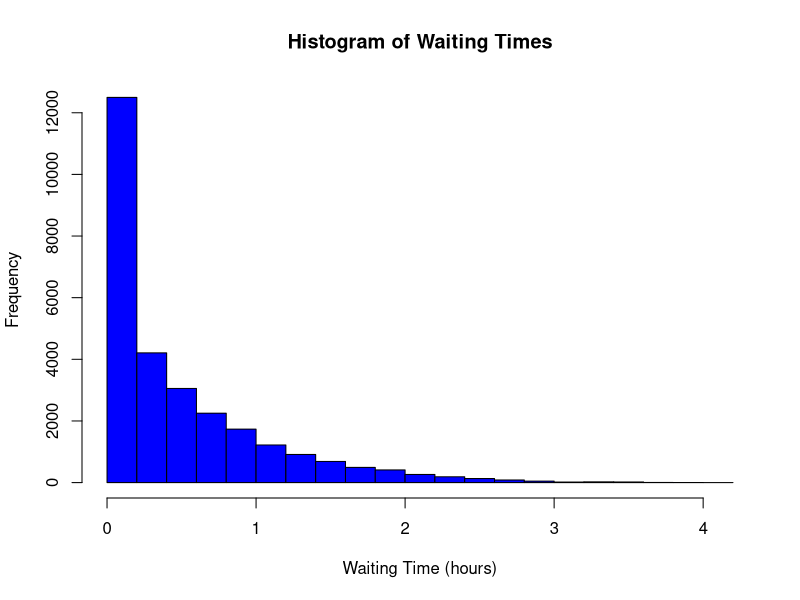
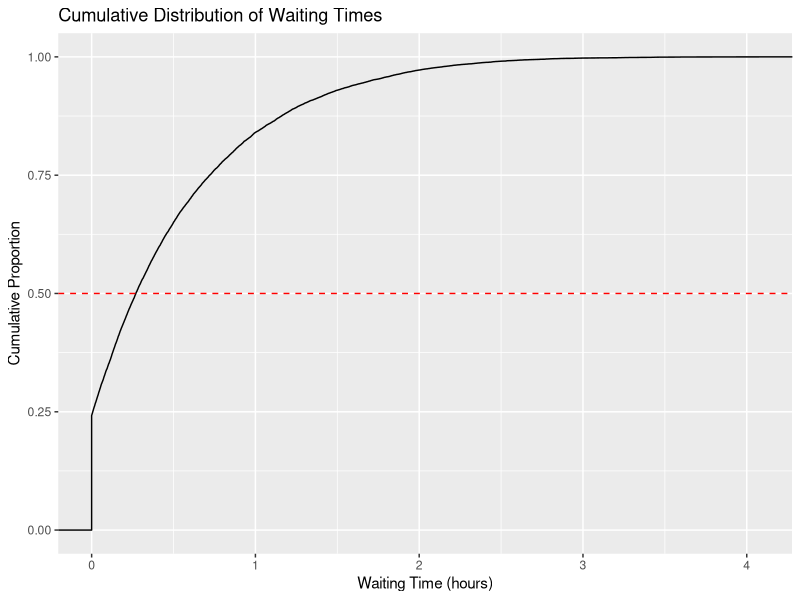
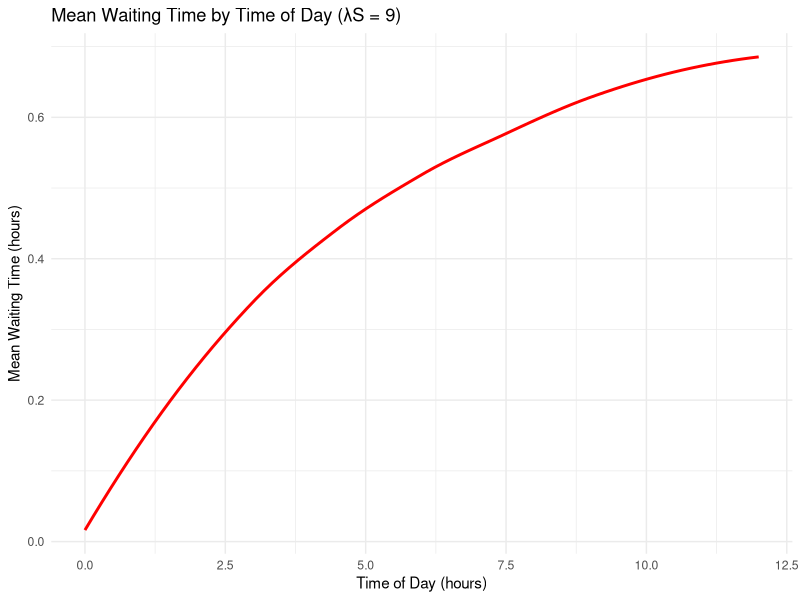
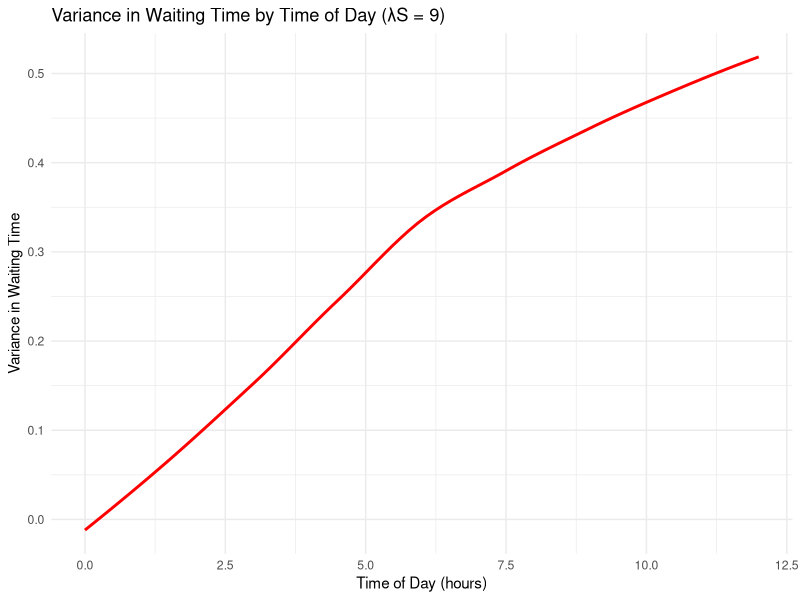
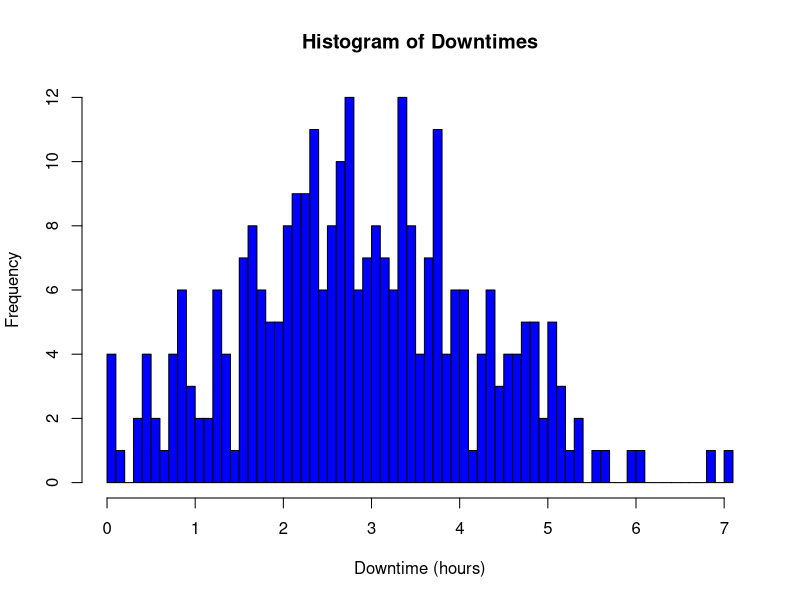
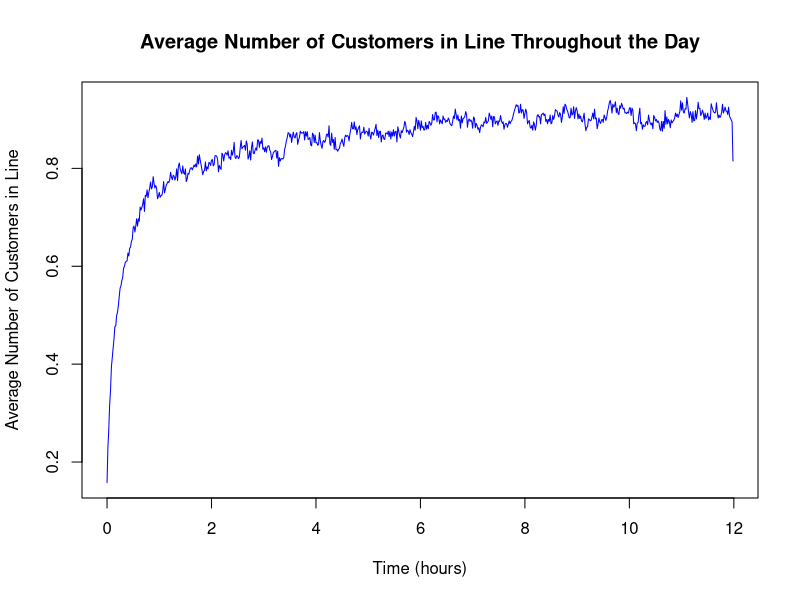
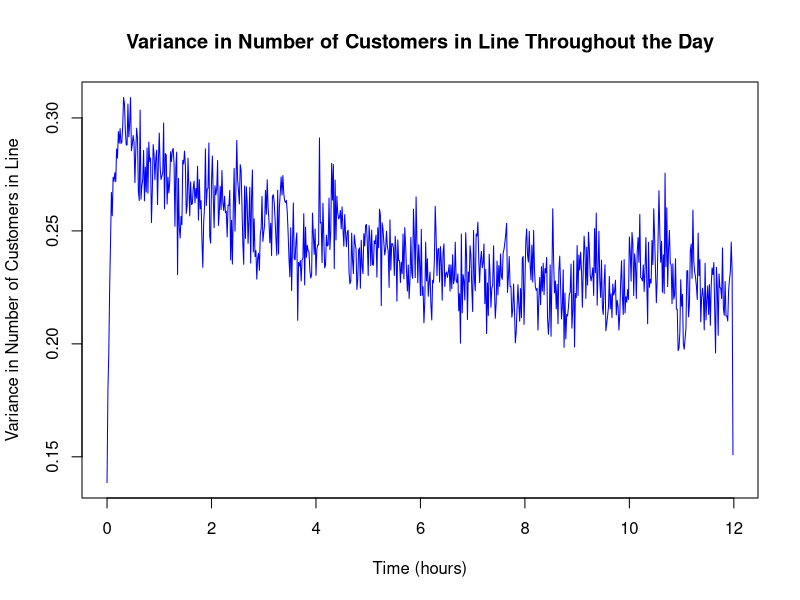
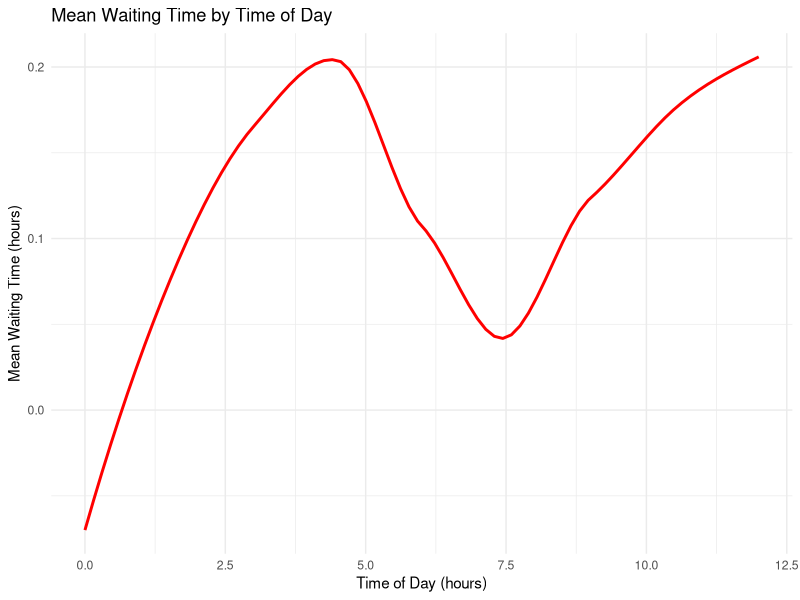

Source code (R) for these figures, in order:
## ---- chunk 1

lambda_A <- 5  # rate of arrival, 5 customers per hour
lambda_S <- 6  # rate of service, mean service time = 1/6 hours
operating_hours <- 12  # total operating time in hours

simulate_day <- function(seed) {
  set.seed(seed)  # for reproducibility

  # Generate inter-arrival times
  inter_arrival_times <- rexp(n = 1000, rate = lambda_A)  # generate more than needed
  arrival_times <- cumsum(inter_arrival_times)
  arrival_times <- arrival_times[arrival_times <= operating_hours]  # only within operating hours
  service_times <- rexp(length(arrival_times), rate = lambda_S)
  waiting_times <- rep(0, length(arrival_times))

  # Calculate waiting times
  for (i in 2:length(arrival_times)) {
    previous_customer_leaves <- arrival_times[i-1] + waiting_times[i-1] + service_times[i-1]
    if (previous_customer_leaves > arrival_times[i]) {
      waiting_times[i] <- previous_customer_leaves - arrival_times[i]
    }
  }

  start_service_times <- arrival_times + waiting_times
  finish_service_times <- start_service_times + service_times

  # Exclude customers whose service would start after 12 hours
  valid_indices <- start_service_times <= operating_hours

  data.frame(
    Customer = 1:sum(valid_indices),
    ArrivalTime = arrival_times[valid_indices],
    ServiceTime = service_times[valid_indices],
    WaitingTime = waiting_times[valid_indices],
    StartServiceTime = start_service_times[valid_indices],
    FinishServiceTime = start_service_times[valid_indices] + service_times[valid_indices]
  )
}

collect_multiple_days_data <- function(num_days) {
  all_days_results <- lapply(1:num_days, simulate_day)
  
  # Combine all days data into one data frame
  combined_results <- do.call(rbind, all_days_results)
  combined_results$Day <- rep(1:num_days, sapply(all_days_results, nrow))
  
  combined_results
}

## ---- chunk 2

to_hours_minutes <- function(time_in_hours) {
  hours <- floor(time_in_hours)
  minutes <- round((time_in_hours - hours) * 60)
  return(sprintf("%02d:%02d", hours, minutes))
}

results <- collect_multiple_days_data(500)

formatted_results <- results
formatted_results$ArrivalTime <- sapply(formatted_results$ArrivalTime, to_hours_minutes)
formatted_results$ServiceTime <- sapply(formatted_results$ServiceTime, to_hours_minutes)
formatted_results$WaitingTime <- sapply(formatted_results$WaitingTime, to_hours_minutes)
formatted_results$StartServiceTime <- sapply(formatted_results$StartServiceTime, to_hours_minutes)
formatted_results$FinishServiceTime <- sapply(formatted_results$FinishServiceTime, to_hours_minutes)

# Now the formatted_results dataframe is ready for display or reporting
print(formatted_results)
## ---- chunk 3
library(dplyr)

# Assuming 'results' is your data frame from the simulation
summary_stats <- results |>
  summarise(
    MinWaitingTime = min(WaitingTime),
    MaxWaitingTime = max(WaitingTime),
    MeanWaitingTime = mean(WaitingTime),
    VarianceWaitingTime = var(WaitingTime)
  )

print(summary_stats)

#convert to hours: minutes?

## ---- chunk 4
# Assuming results$WaitingTimeNumeric contains the numeric waiting times
hist(results$WaitingTime, breaks = 20, col = "blue", main = "Histogram of Waiting Times", xlab = "Waiting Time (hours)", ylab = "Frequency")

## ---- chunk 5
# Setting up increments (0, 10, 20, ..., 60 minutes)
increments_minutes <- seq(0, 60, by = 10)
increments_hours <- increments_minutes / 60  # Convert minutes to hours for comparison

# Initialize a vector to store the results
proportions <- numeric(length(increments_hours))
names(proportions) <- paste(increments_minutes, "minutes")

# Calculate proportions
total_people <- length(results$WaitingTime)
for (i in seq_along(increments_hours)) {
    people_waiting_less_than_equal_to_current_increment <- sum(results$WaitingTime <= increments_hours[i])
    proportions[i] <- (people_waiting_less_than_equal_to_current_increment / total_people) * 100  # Convert to percentage
}

# Print the results
proportions
## ---- chunk 6

# Using ggplot2 to plot the CDF
library(ggplot2)

ggplot(data = results, aes(x = WaitingTime)) +
  stat_ecdf(geom = "step") +
  labs(title = "Cumulative Distribution of Waiting Times",
       x = "Waiting Time (hours)",
       y = "Cumulative Proportion") +
  geom_hline(yintercept = 0.50, linetype="dashed", color = "red")  # Example line at 50%


## ---- chunk 7
# Assuming results$WaitingTime contains your waiting times

# Filter out waiting times that are zero
positive_waiting_times <- results$WaitingTime[results$WaitingTime > 0]

# Calculate the mean of these positive waiting times
mean_positive_waiting_time <- mean(positive_waiting_times)
var_pos_wt <- var(positive_waiting_times)

# Print the mean waiting time among people that wait
print(paste("Mean waiting time among people that wait:", mean_positive_waiting_time, "hours"))
print(paste("Var waiting time among people that wait:", var_pos_wt, "hours"))

## ---- chunk 8

# Assuming results$StartServiceTime is in decimal hours
# Calculate the HourOfDay rounded to the nearest tenth of an hour
results$TenthHourOfDay <- round(results$StartServiceTime * 10) / 10

# Group by TenthHourOfDay and calculate mean waiting time
average_waiting_times_by_tenth_hour <- results %>%
  group_by(TenthHourOfDay) %>%
  summarise(MeanWaitingTime = mean(WaitingTime, na.rm = TRUE))  # Ensure NA values are ignored

# Plotting the mean waiting times throughout the day
ggplot(average_waiting_times_by_tenth_hour, aes(x = TenthHourOfDay, y = MeanWaitingTime)) +
  geom_smooth(method = "loess", color = "red", se = FALSE) +  # Add a smooth line (LOESS)
  labs(title = "Mean Waiting Time by Time of Day (λS = 9)",
       x = "Time of Day (hours)",
       y = "Mean Waiting Time (hours)") +
  theme_minimal()

## ---- chunk 9

variance_waiting_times_by_tenth_hour <- results %>%
  group_by(TenthHourOfDay) %>%
  summarise(VarianceWaitingTime = var(WaitingTime, na.rm = TRUE))  # Ensure NA values are ignored

ggplot(variance_waiting_times_by_tenth_hour, aes(x = TenthHourOfDay, y = VarianceWaitingTime)) +
  geom_smooth(method = "loess", color = "red", se = FALSE) +  # Add a smooth line (LOESS)
  labs(title = "Variance in Waiting Time by Time of Day (λS = 9)",
       x = "Time of Day (hours)",
       y = "Variance in Waiting Time") +
  theme_minimal()

## ---- chunk 10

num_days <- 1000  # Number of days to simulate

# Function to calculate downtime for a single day
calculate_downtime <- function(day_results) {
  # Initialize vector to store waiting counts for each minute of the day
  waiting_count <- rep(0, operating_hours * 60)  

  for (i in 1:nrow(day_results)) {
    # Convert service times to minutes
    start_minute <- as.numeric(day_results$StartServiceTime[i] * 60)
    end_minute <- as.numeric(day_results$FinishServiceTime[i] * 60)
    
    # Increment waiting count for each minute between start and finish service times
    if (!is.na(start_minute) && !is.na(end_minute)) {
      waiting_count[start_minute:end_minute] <- waiting_count[start_minute:end_minute] + 1
    }
  }

  # Calculate downtime (nobody in the restaurant)
  downtime <- sum(waiting_count == 0) / 60  # Convert minutes to hours
  
  return(downtime)
}


# Simulate multiple days and calculate downtime for each day
downtimes <- numeric(num_days)
for (day in 1:num_days) {
  day_results <- simulate_day(day)
  downtimes[day] <- calculate_downtime(day_results)
}

# Calculate mean and variance of downtimes
mean_downtime <- mean(downtimes, na.rm = TRUE)
variance_downtime <- var(downtimes, na.rm = TRUE)

# Print mean and variance
print(paste("Mean Downtime:", mean_downtime, "hours"))
print(paste("Variance in Downtime:", variance_downtime))
## ---- chunk 11
hist(downtimes, breaks = 100, col = "blue", main = "Histogram of Downtimes", xlab = "Downtime (hours)", ylab = "Frequency")
## ---- chunk 12

# Initialize a vector to store the total number of customers in line for each minute of the day
total_customers_in_line <- rep(0, operating_hours * 60)

# Simulate multiple days and calculate the total number of customers in line for each minute
for (day in 1:num_days) {
  day_results <- simulate_day(day)
  
  # Convert start and finish service times to minutes
  start_minutes <- as.integer(day_results$StartServiceTime * 60)
  end_minutes <- as.integer(day_results$FinishServiceTime * 60)
  
  # Increment the number of customers in line for each minute between start and finish service times
  for (i in seq_along(start_minutes)) {
    total_customers_in_line[start_minutes[i]:end_minutes[i]] <- total_customers_in_line[start_minutes[i]:end_minutes[i]] + 1
  }
}

# Calculate the average number of customers in line for each minute of the day across all days
average_customers_in_line <- total_customers_in_line / num_days

# Create a sequence of time points corresponding to each minute of the day
time_points <- seq(0, operating_hours * 60 - 1)

average_customers_in_line <- head(average_customers_in_line, length(time_points))


# Plot the average number of customers in line throughout times of the day
plot(time_points / 60, average_customers_in_line, type = "l", col = "blue",
     xlab = "Time (hours)", ylab = "Average Number of Customers in Line",
     main = "Average Number of Customers in Line Throughout the Day")


## ---- chunk 13

num_customers_in_line <- matrix(0, nrow = num_days, ncol = operating_hours * 60)

# Simulate multiple days and calculate the number of customers in line for each minute
for (day in 1:num_days) {
  day_results <- simulate_day(day)
  
  # Convert start and finish service times to minutes
  start_minutes <- as.integer(day_results$StartServiceTime * 60)
  end_minutes <- as.integer(day_results$FinishServiceTime * 60)
  
  # Ensure start_minutes and end_minutes are within the bounds of the matrix
  start_minutes <- pmax(start_minutes, 1)
  end_minutes <- pmin(end_minutes, operating_hours * 60)
  
  # Increment the number of customers in line for each minute between start and finish service times
  for (i in seq_along(start_minutes)) {
    num_customers_in_line[day, start_minutes[i]:end_minutes[i]] <- 
      num_customers_in_line[day, start_minutes[i]:end_minutes[i]] + 1
  }
}

# Calculate the variance in the number of customers in line for each minute of the day
variance_customers_in_line <- apply(num_customers_in_line, 2, var)

# Create a sequence of time points corresponding to each minute of the day
time_points <- seq(0, operating_hours * 60 - 1)

# Plot the variance in the number of customers in line throughout times of the day
plot(time_points / 60, variance_customers_in_line, type = "l", col = "blue",
     xlab = "Time (hours)", ylab = "Variance in Number of Customers in Line",
     main = "Variance in Number of Customers in Line Throughout the Day")
## ---- chunk 14
lambda_morning_afternoon_night <- 2  # Before lunch and after lunch to before dinner
lambda_peak <- 7 # During lunch (12-3) and dinner (6-9)
lambda_S <- 9  # rate of service, mean service time = 1/9 hours
operating_hours <- 12  # total operating time in hours

# Define time breaks in hours from 10 AM (0 hours from start)
time_breaks <- c(0, 2, 4, 8, 10, 12)  # 10 AM to 12 PM, 12 PM to 2 PM, 3 PM to 6 PM, 6 PM to 8 PM, 8 PM to 10 PM
rates <- c(lambda_morning_afternoon_night, lambda_peak, lambda_morning_afternoon_night, lambda_peak, lambda_morning_afternoon_night)

# Function to generate arrivals for a single interval
generate_arrivals <- function(start_time, end_time, rate) {
  inter_arrival_times <- rexp(1000, rate)  # Generate more than needed
  arrivals <- cumsum(inter_arrival_times) + start_time  # Shift by start time
  arrivals[arrivals <= end_time]  # Filter arrivals within the time interval
}

# Function to simulate a day
simulate_day <- function(seed) {
  set.seed(seed)  # for reproducibility
  
  # Generate arrivals for each interval
  all_arrivals <- numeric(0)  # Initialize an empty vector
  for (i in 1:(length(time_breaks)-1)) {
    all_arrivals <- c(all_arrivals, generate_arrivals(time_breaks[i], time_breaks[i+1], rates[i]))
  }
  
  # Generate service times
  service_times <- rexp(length(all_arrivals), rate = lambda_S)
  
  # Initialize waiting times vector
  waiting_times <- rep(0, length(all_arrivals))
  
  # Calculate waiting times based on previous customer's finish time
  for (i in 2:length(all_arrivals)) {
    previous_customer_finish <- all_arrivals[i-1] + waiting_times[i-1] + service_times[i-1]
    if (previous_customer_finish > all_arrivals[i]) {
      waiting_times[i] <- previous_customer_finish - all_arrivals[i]
    }
  }
  
  # Calculate start and finish service times
  start_service_times <- all_arrivals + waiting_times
  finish_service_times <- start_service_times + service_times
  
  # Exclude customers whose service would start after operating hours
  valid_indices <- start_service_times <= operating_hours
  
  # Create data frame for the day's results
  day_results <- data.frame(
    Customer = 1:sum(valid_indices),
    ArrivalTime = all_arrivals[valid_indices],
    ServiceTime = service_times[valid_indices],
    WaitingTime = waiting_times[valid_indices],
    StartServiceTime = start_service_times[valid_indices],
    FinishServiceTime = finish_service_times[valid_indices]
  )
  
  return(day_results)
}

# Function to collect data over multiple days
collect_multiple_days_data <- function(num_days) {
  all_days_results <- lapply(1:num_days, simulate_day)
  
  # Combine all days data into one data frame
  combined_results <- do.call(rbind, all_days_results)
  combined_results$Day <- rep(1:num_days, sapply(all_days_results, nrow))
  
  return(combined_results)
}

## ---- chunk 15

to_hours_minutes <- function(time_in_hours) {
  hours <- floor(time_in_hours)
  minutes <- round((time_in_hours - hours) * 60)
  return(sprintf("%02d:%02d", hours, minutes))
}

results <- collect_multiple_days_data(500)

formatted_results <- results
formatted_results$ArrivalTime <- sapply(formatted_results$ArrivalTime, to_hours_minutes)
formatted_results$ServiceTime <- sapply(formatted_results$ServiceTime, to_hours_minutes)
formatted_results$WaitingTime <- sapply(formatted_results$WaitingTime, to_hours_minutes)
formatted_results$StartServiceTime <- sapply(formatted_results$StartServiceTime, to_hours_minutes)
formatted_results$FinishServiceTime <- sapply(formatted_results$FinishServiceTime, to_hours_minutes)

# Now the formatted_results dataframe is ready for display or reporting
print(formatted_results)
## ---- chunk 16

results$TenthHourOfDay <- round(results$StartServiceTime * 10) / 10

# Group by TenthHourOfDay and calculate mean waiting time
average_waiting_times_by_tenth_hour <- results %>%
  group_by(TenthHourOfDay) %>%
  summarise(MeanWaitingTime = mean(WaitingTime, na.rm = TRUE))  # Ensure NA values are ignored

# Plotting the mean waiting times throughout the day
ggplot(average_waiting_times_by_tenth_hour, aes(x = TenthHourOfDay, y = MeanWaitingTime)) +
  geom_smooth(method = "loess", color = "red", se = FALSE) +  # Add a smooth line (LOESS)
  labs(title = "Mean Waiting Time by Time of Day",
       x = "Time of Day (hours)",
       y = "Mean Waiting Time (hours)") +
  theme_minimal()
## ---- chunk 17
variance_waiting_times_by_tenth_hour <- results %>%
  group_by(TenthHourOfDay) %>%
  summarise(VarianceWaitingTime = var(WaitingTime, na.rm = TRUE))  # Ensure NA values are ignored

ggplot(variance_waiting_times_by_tenth_hour, aes(x = TenthHourOfDay, y = VarianceWaitingTime)) +
  geom_smooth(method = "loess", color = "red", se = FALSE) +  # Add a smooth line (LOESS)
  labs(title = "Variance in Waiting Time by Time of Day",
       x = "Time of Day (hours)",
       y = "Variance in Waiting Time") +
  theme_minimal()
## ---- chunk 18
# Initialize a vector to store the total number of customers in line for each minute of the day
total_customers_in_line <- rep(0, operating_hours * 60)

# Simulate multiple days and calculate the total number of customers in line for each minute
for (day in 1:num_days) {
  day_results <- simulate_day(day)
  
  # Convert start and finish service times to minutes
  start_minutes <- as.integer(day_results$StartServiceTime * 60)
  end_minutes <- as.integer(day_results$FinishServiceTime * 60)
  
  # Increment the number of customers in line for each minute between start and finish service times
  for (i in seq_along(start_minutes)) {
    total_customers_in_line[start_minutes[i]:end_minutes[i]] <- total_customers_in_line[start_minutes[i]:end_minutes[i]] + 1
  }
}

# Calculate the average number of customers in line for each minute of the day across all days
average_customers_in_line <- total_customers_in_line / num_days

# Create a sequence of time points corresponding to each minute of the day
time_points <- seq(0, operating_hours * 60 - 1)

average_customers_in_line <- head(average_customers_in_line, length(time_points))


# Plot the average number of customers in line throughout times of the day
plot(time_points / 60, average_customers_in_line, type = "l", col = "blue",
     xlab = "Time (hours)", ylab = "Average Number of Customers in Line",
     main = "Average Number of Customers in Line Throughout the Day")

## ---- chunk 19

# Initialize a matrix to store the number of customers in line for each minute of each day
num_customers_in_line <- matrix(0, nrow = num_days, ncol = operating_hours * 60)

# Simulate multiple days and calculate the number of customers in line for each minute
for (day in 1:num_days) {
  day_results <- simulate_day(day)
  
  # Convert start and finish service times to minutes
  start_minutes <- as.integer(day_results$StartServiceTime * 60)
  end_minutes <- as.integer(day_results$FinishServiceTime * 60)
  
  # Ensure start_minutes and end_minutes are within the bounds of the matrix
  start_minutes <- pmax(start_minutes, 1)
  end_minutes <- pmin(end_minutes, operating_hours * 60)
  
  # Increment the number of customers in line for each minute between start and finish service times
  for (i in seq_along(start_minutes)) {
    num_customers_in_line[day, start_minutes[i]:end_minutes[i]] <- 
      num_customers_in_line[day, start_minutes[i]:end_minutes[i]] + 1
  }
}

# Calculate the variance in the number of customers in line for each minute of the day
variance_customers_in_line <- apply(num_customers_in_line, 2, var)

# Create a sequence of time points corresponding to each minute of the day
time_points <- seq(0, operating_hours * 60 - 1)

# Plot the variance in the number of customers in line throughout times of the day
plot(time_points / 60, variance_customers_in_line, type = "l", col = "blue",
     xlab = "Time (hours)", ylab = "Variance in Number of Customers in Line",
     main = "Variance in Number of Customers in Line Throughout the Day")

## ---- chunk 20
L <- 1  # Number of chefs
lambda_S <- 3 * L  # Service rate, 3 times the number of chefs
lambda_A <- 10  # Average arrival rate
operating_hours <- 12  # From 10 AM to 10 PM
num_tables <- 5  # Number of available tables
meal_price <- 50  # Price per meal
chef_wage_per_hour <- 40  # Chef wage per hour
## ---- chunk 21

simulate_day <- function(seed) {
  set.seed(seed)  # for reproducibility

  # Generate inter-arrival times
  inter_arrival_times <- rexp(n = 1000, rate = lambda_A)  # generate more than needed
  arrival_times <- cumsum(inter_arrival_times)
  arrival_times <- arrival_times[arrival_times <= operating_hours]  # only within operating hours
  service_times <- rexp(length(arrival_times), rate = lambda_S)
  
  waiting_times <- rep(0, length(arrival_times))

  # Calculate waiting times
  for (i in 1:length(arrival_times)) {
  if (i > num_tables) {  # Only calculate waiting times if there are more customers than tables
    # Find finish times for the last `num_tables` customers before the ith customer
    previous_finishes <- arrival_times[(i-num_tables):(i-1)] + waiting_times[(i-num_tables):(i-1)] + service_times[(i-num_tables):(i-1)]

    # Calculate waiting time if necessary
    if (min(previous_finishes) > arrival_times[i]) {
      waiting_times[i] <- min(previous_finishes) - arrival_times[i]
    }
  }
}

  start_service_times <- arrival_times + waiting_times
  finish_service_times <- start_service_times + service_times

  # Exclude customers whose service would start after 12 hours
  valid_indices <- start_service_times <= operating_hours

  data.frame(
    Customer = 1:sum(valid_indices),
    ArrivalTime = arrival_times[valid_indices],
    ServiceTime = service_times[valid_indices],
    WaitingTime = waiting_times[valid_indices],
    StartServiceTime = start_service_times[valid_indices],
    FinishServiceTime = finish_service_times[valid_indices]
  )
}

collect_multiple_days_data <- function(num_days) {
  all_days_results <- lapply(1:num_days, simulate_day)
  
  # Combine all days data into one data frame
  combined_results <- do.call(rbind, all_days_results)
  combined_results$Day <- rep(1:num_days, sapply(all_days_results, nrow))
  
  return(combined_results)
}
## ---- chunk 22
to_hours_minutes <- function(time_in_hours) {
  hours <- floor(time_in_hours)
  minutes <- round((time_in_hours - hours) * 60)
  return(sprintf("%02d:%02d", hours, minutes))
}

results <- collect_multiple_days_data(500)

formatted_results <- results
formatted_results$ArrivalTime <- sapply(formatted_results$ArrivalTime, to_hours_minutes)
formatted_results$ServiceTime <- sapply(formatted_results$ServiceTime, to_hours_minutes)
formatted_results$WaitingTime <- sapply(formatted_results$WaitingTime, to_hours_minutes)
formatted_results$StartServiceTime <- sapply(formatted_results$StartServiceTime, to_hours_minutes)
formatted_results$FinishServiceTime <- sapply(formatted_results$FinishServiceTime, to_hours_minutes)

# Now the formatted_results dataframe is ready for display or reporting
print(formatted_results)
## ---- chunk 23

# Assuming 'results' is your data frame from the simulation
summary_stats <- results %>%
  summarise(
    MinWaitingTime = min(WaitingTime),
    MaxWaitingTime = max(WaitingTime),
    MeanWaitingTime = mean(WaitingTime),
    VarianceWaitingTime = var(WaitingTime)
  )

print(summary_stats)
## ---- chunk 24

hist(results$WaitingTime, breaks = 20, col = "blue", main = "Histogram of Waiting Times", xlab = "Waiting Time (hours)", ylab = "Frequency")
## ---- chunk 25

# Setting up increments (0, 10, 20, ..., 60 minutes)
increments_minutes <- seq(0, 60, by = 10)
increments_hours <- increments_minutes / 60  # Convert minutes to hours for comparison

# Initialize a vector to store the results
proportions <- numeric(length(increments_hours))
names(proportions) <- paste(increments_minutes, "minutes")

# Calculate proportions
total_people <- length(results$WaitingTime)
for (i in seq_along(increments_hours)) {
    people_waiting_less_than_equal_to_current_increment <- sum(results$WaitingTime <= increments_hours[i])
    proportions[i] <- (people_waiting_less_than_equal_to_current_increment / total_people) * 100  # Convert to percentage
}

# Print the results
proportions
## ---- chunk 26

# Assuming results$WaitingTime contains your waiting times

# Filter out waiting times that are zero
positive_waiting_times <- results$WaitingTime[results$WaitingTime > 0]

# Calculate the mean of these positive waiting times
mean_positive_waiting_time <- mean(positive_waiting_times)

# Print the mean waiting time among people that wait
print(paste("Mean waiting time among people that wait:", mean_positive_waiting_time, "hours"))

## ---- chunk 27

num_days <- 1000  # Number of days to simulate

# Function to calculate downtime for a single day
calculate_downtime <- function(day_results) {
  # Initialize vector to store the number of tables occupied at each minute of the day
  tables_occupied <- rep(0, (operating_hours) * 60)

  for (i in 1:nrow(day_results)) {
    # Convert service start and end times to minute indexes
    start_minute <- as.numeric(day_results$StartServiceTime[i] * 60)
    end_minute <- as.numeric(day_results$FinishServiceTime[i] * 60)

    # Increment the count of tables occupied for each minute during the service time
    
    if (start_minute > 0 && end_minute <= length(tables_occupied)) {
      tables_occupied[start_minute:end_minute] <- tables_occupied[start_minute:end_minute] + 1
    }
  }
    

  # Calculate downtime as periods when no tables are occupied (0 tables occupied)
  downtime <- sum(tables_occupied == 0) / 60  # Convert minutes to hours

  return(downtime)
}

# Simulate multiple days and calculate downtime for each day
downtimes <- numeric(num_days)
for (day in 1:num_days) {
  day_results <- simulate_day(day)
  downtimes[day] <- calculate_downtime(day_results)
}

# Calculate mean and variance of downtimes
mean_downtime <- mean(downtimes, na.rm = TRUE)
variance_downtime <- var(downtimes, na.rm = TRUE)

# Print mean and variance
print(paste("Mean Downtime:", mean_downtime, "hours"))
print(paste("Variance in Downtime:", variance_downtime))
## ---- chunk 28

hist(downtimes, breaks = 20, col = "blue", main = "Histogram of Downtimes", xlab = "Downtime (hours)", ylab = "Frequency")
## ---- chunk 29
# Initialize a vector to store the total number of customers being served at each minute of the day
total_customers_being_served <- rep(0, operating_hours * 60)

# Simulate multiple days and calculate the total number of customers being served each minute
for (day in 1:num_days) {
  day_results <- simulate_day(day)
  
  # Convert start and finish service times to minutes
  start_minutes <- as.integer(day_results$StartServiceTime * 60)
  end_minutes <- as.integer(day_results$FinishServiceTime * 60)
  
  # Increment the number of customers being served for each minute between start and finish service times
  for (i in seq_along(start_minutes)) {
    if (start_minutes[i] <= end_minutes[i]) {
      total_customers_being_served[start_minutes[i]:end_minutes[i]] <- total_customers_being_served[start_minutes[i]:end_minutes[i]] + 1
    }
  }
}

# Calculate the average number of customers in line (exceeding the number of tables) for each minute of the day across all days
average_customers_in_line <- pmax(total_customers_being_served / num_days - num_tables, 0)

# Create a sequence of time points corresponding to each minute of the day
time_points <- seq(0, operating_hours * 60 - 1)

average_customers_in_line <- head(average_customers_in_line, length(time_points))

# Plot the average number of customers in line throughout times of the day
plot(time_points / 60, average_customers_in_line, type = "l", col = "blue",
     xlab = "Time (hours)", ylab = "Average Number of Customers in Line",
     main = "Average Number of Customers in Line Throughout the Day")

## ---- chunk 30

# Initialize a vector to store the total number of customers being served at each minute of the day
total_customers_being_served <- rep(0, operating_hours * 60)

# Simulate multiple days and calculate the total number of customers being served each minute
for (day in 1:num_days) {
  day_results <- simulate_day(day)
  
  # Convert start and finish service times to minutes
  start_minutes <- as.integer(day_results$StartServiceTime * 60)
  end_minutes <- as.integer(day_results$FinishServiceTime * 60)
  
  # Increment the number of customers being served for each minute between start and finish service times
  for (i in seq_along(start_minutes)) {
    if (start_minutes[i] <= end_minutes[i]) {
      total_customers_being_served[start_minutes[i]:end_minutes[i]] <- total_customers_being_served[start_minutes[i]:end_minutes[i]] + 1
    }
  }
}

# Calculate the average number of customers in line (exceeding the number of tables) for each minute of the day across all days
average_customers_being_served <- pmax(total_customers_being_served / num_days, 0)

# Create a sequence of time points corresponding to each minute of the day
time_points <- seq(0, operating_hours * 60 - 1)

average_customers_being_served <- head(average_customers_being_served, length(time_points))

# Plot the average number of customers in line throughout times of the day
plot(time_points / 60, average_customers_being_served, type = "l", col = "blue",
     xlab = "Time (hours)", ylab = "Average Number of Customers Being Served",
     main = "Average Number of Customers Being Served Throughout the Day")
## ---- chunk 31

# Collect the number of customers served each day
daily_customers_served <- aggregate(Customer ~ Day, data = results, FUN = length)

# Calculate daily revenue and wages
daily_revenue <- daily_customers_served$Customer * meal_price
daily_wages <- L * chef_wage_per_hour * (operating_hours + 1)

# Calculate daily profit
daily_profits <- daily_revenue - daily_wages

# Plot histogram of daily profits
hist(daily_profits, col = "blue", main = "Histogram of Daily Profits", xlab = "Profit ($)", breaks = 30)

# Calculate and print variance of daily profits

## ---- chunk 32
# Calculate mean, standard deviation, and variance of daily profits
mean_profits <- mean(daily_profits)
sd_profits <- sd(daily_profits)
variance_profits <- var(daily_profits)

# Display the results
print(paste("Mean of Daily Profits:", mean_profits))
print(paste("Standard Deviation of Daily Profits:", sd_profits))
print(paste("Variance of Daily Profits:", variance_profits))

# Check a sample of daily profits to spot any anomalies
print(min(daily_profits))
print(max(daily_profits))
## ---- chunk 33

# Parameters
lambda_A <- 10  # Average arrival rate per hour
operating_hours <- 12  # From 10 AM to 10 PM
num_tables <- 5  # Number of available tables
meal_price <- 50  # Price per meal
chef_wage_per_hour <- 40  # Chef wage per hour

# Set seed for reproducibility

# Function to simulate the restaurant operation
simulate_restaurant <- function(num_chefs) {
    lambda_S <- 3 * num_chefs  # Service rate, 3 times the number of chefs
    
    # Generate Poisson arrivals
    inter_arrival_times <- rexp(1000, rate = lambda_A)
    arrival_times <- cumsum(inter_arrival_times)
    arrival_times <- arrival_times[arrival_times <= operating_hours]

    # Generate service times
    service_times <- rexp(length(arrival_times), rate = lambda_S)

    # Initialize waiting times
    waiting_times <- rep(0, length(arrival_times))

    # Calculate waiting times considering the number of tables
    for (i in 1:length(arrival_times)) {
        if (i > num_tables) {
            previous_finishes <- arrival_times[(i-num_tables):(i-1)] + waiting_times[(i-num_tables):(i-1)] + service_times[(i-num_tables):(i-1)]
            if (min(previous_finishes) > arrival_times[i]) {
                waiting_times[i] <- min(previous_finishes) - arrival_times[i]
            }
        }
    }
    
    start_service_times <- arrival_times + waiting_times
    finish_service_times <- start_service_times + service_times
    finish_service_times <- finish_service_times[finish_service_times <= operating_hours + 1]

    # Financial metrics
    num_customers_served <- length(finish_service_times)
    total_revenue <- num_customers_served * meal_price
    total_wages <- num_chefs * chef_wage_per_hour * (operating_hours + 1)
    profit <- total_revenue - total_wages
    
    mean_waiting_time <- mean(waiting_times)
    
    return(list(profit = profit, mean_waiting_time = mean_waiting_time))
}
## ---- chunk 34

# Test different numbers of chefs to find the optimal number for maximizing profit
max_chefs <- 10  # Maximum number of chefs to consider
num_simulations <- 100  # Number of simulations per chef configuration
average_profits <- numeric(max_chefs)
average_wait_times <- numeric(max_chefs)
variance_profits <- numeric(max_chefs)


set.seed(200)  # Optional, for reproducibility

for (num_chefs in 1:max_chefs) {
    results <- replicate(num_simulations, simulate_restaurant(num_chefs), simplify = FALSE)
    profits <- sapply(results, function(x) x$profit)  # Extract profits for each simulation
    average_profits[num_chefs] <- mean(profits)
    variance_profits[num_chefs] <- var(profits)
    average_wait_times[num_chefs] <- mean(sapply(results, function(x) x$mean_waiting_time))
}

# Find the optimal number of chefs
optimal_chefs <- which.max(average_profits)

plot(1:max_chefs, average_profits, type = 'b', col = 'blue', xlab = "Number of Chefs", ylab = "Average Profit", main = "Average Profit Optimization by Number of Chefs")
points(optimal_chefs, average_profits[optimal_chefs], col = "red", pch = 19, cex = 2)
## ---- chunk 35
plot(1:max_chefs, variance_profits, type = 'b', col = 'green', xlab = "Number of Chefs", ylab = "Variance in Profit", main = "Variance in Daily Profits by Number of Chefs")

## ---- chunk 36
plot(1:max_chefs, average_wait_times, type = 'b', col = 'blue', xlab = "Number of Chefs", ylab = "Average Wait Time (hours)", main = "Average Wait Time by Number of Chefs")
## ---- chunk 37
# Constants
num_tables <- 2  # Number of available tables
meal_price <- 50  # Price per meal
chef_wage_per_hour <- 40  # Chef wage per hour
operating_hours <- 12  # From 10 AM to 10 PM

# Define time breaks in hours from 10 AM (0 hours from start)
time_breaks <- c(0, 2, 4, 8, 10, 12)  # 10 AM to 12 PM, 12 PM to 2 PM, 3 PM to 6 PM, 6 PM to 8 PM, 8 PM to 10 PM
rates <- c(10, 30, 10, 30, 10)  # lambda_morning_afternoon_night, lambda_peak

# Number of chefs and corresponding service rates
num_chefs_off_peak <- 2
num_chefs_peak <- 4  # Increased number during peak hours
lambda_S_off_peak <- 3 * num_chefs_off_peak  # Service rate off-peak
lambda_S_peak <- 3 * num_chefs_peak  # Service rate peak

## ---- chunk 38

simulate_day <- function(seed) {
  set.seed(seed)  # for reproducibility

  arrival_times <- numeric(0)
  service_times <- numeric(0)
  
  # Generate arrivals and service times for each time interval
  for (i in 1:(length(time_breaks) - 1)) {
    start_time <- time_breaks[i]
    end_time <- time_breaks[i + 1]
    rate <- rates[i]
    current_arrivals <- generate_arrivals(start_time, end_time, rate)
    arrival_times <- c(arrival_times, current_arrivals)
    
    # Determine service rate based on time
    lambda_S <- ifelse(rate == 30, lambda_S_peak, lambda_S_off_peak)  # Determine service rate
    current_service_times <- rexp(length(current_arrivals), rate = lambda_S)
    service_times <- c(service_times, current_service_times)
  }

  # Proceed with waiting times and service completion
  waiting_times <- rep(0, length(arrival_times))

  for (i in 1:length(arrival_times)) {
    if (i > num_tables) {
      indices = (i-num_tables):(i-1)
      if (length(indices) > 0) {
        previous_finishes <- arrival_times[indices] + waiting_times[indices] + service_times[indices]
        if (!any(is.na(previous_finishes)) && min(previous_finishes) > arrival_times[i]) {
          waiting_times[i] <- min(previous_finishes) - arrival_times[i]
        }
      }
    }
  }

  start_service_times <- arrival_times + waiting_times
  finish_service_times <- start_service_times + service_times

  # Exclude customers whose service would start after operating hours
  valid_indices <- start_service_times <= operating_hours

  data.frame(
    Customer = 1:sum(valid_indices),
    ArrivalTime = arrival_times[valid_indices],
    ServiceTime = service_times[valid_indices],
    WaitingTime = waiting_times[valid_indices],
    StartServiceTime = start_service_times[valid_indices],
    FinishServiceTime = finish_service_times[valid_indices]
  )
}

collect_multiple_days_data <- function(num_days) {
  all_days_results <- lapply(1:num_days, simulate_day)
  combined_results <- do.call(rbind, all_days_results)
  combined_results$Day <- rep(1:num_days, sapply(all_days_results, nrow))
  return(combined_results)
}
## ---- chunk 39
to_hours_minutes <- function(time_in_hours) {
  hours <- floor(time_in_hours)
  minutes <- round((time_in_hours - hours) * 60)
  return(sprintf("%02d:%02d", hours, minutes))
}

results <- collect_multiple_days_data(500)

formatted_results <- results
formatted_results$ArrivalTime <- sapply(formatted_results$ArrivalTime, to_hours_minutes)
formatted_results$ServiceTime <- sapply(formatted_results$ServiceTime, to_hours_minutes)
formatted_results$WaitingTime <- sapply(formatted_results$WaitingTime, to_hours_minutes)
formatted_results$StartServiceTime <- sapply(formatted_results$StartServiceTime, to_hours_minutes)
formatted_results$FinishServiceTime <- sapply(formatted_results$FinishServiceTime, to_hours_minutes)

# Now the formatted_results dataframe is ready for display or reporting
print(formatted_results)
## ---- chunk 40

summary_stats <- results %>%
  summarise(
    MinWaitingTime = min(WaitingTime),
    MaxWaitingTime = max(WaitingTime),
    MeanWaitingTime = mean(WaitingTime),
    sdWt = sd(WaitingTime)
  )

print(summary_stats)
## ---- chunk 41
results$TenthHourOfDay <- round(results$StartServiceTime * 10) / 10

# Group by TenthHourOfDay and calculate mean waiting time
average_waiting_times_by_tenth_hour <- results %>%
  group_by(TenthHourOfDay) %>%
  summarise(MeanWaitingTime = mean(WaitingTime, na.rm = TRUE))  # Ensure NA values are ignored

# Plotting the mean waiting times throughout the day
ggplot(average_waiting_times_by_tenth_hour, aes(x = TenthHourOfDay, y = MeanWaitingTime)) +
  geom_smooth(method = "loess", color = "red", se = FALSE) +  # Add a smooth line (LOESS)
  labs(title = "Mean Waiting Time With Constant Chefs (2)",
       x = "Time of Day (hours)",
       y = "Mean Waiting Time (hours)") +
  theme_minimal()
## ---- chunk 42
variance_waiting_times_by_tenth_hour <- results %>%
  group_by(TenthHourOfDay) %>%
  summarise(VarianceWaitingTime = var(WaitingTime, na.rm = TRUE))  # Ensure NA values are ignored

ggplot(variance_waiting_times_by_tenth_hour, aes(x = TenthHourOfDay, y = VarianceWaitingTime)) +
  geom_smooth(method = "loess", color = "red", se = FALSE) +  # Add a smooth line (LOESS)
  labs(title = "Variance in Waiting Time by Time of Day (λS = 9)",
       x = "Time of Day (hours)",
       y = "Variance in Waiting Time") +
  theme_minimal()
## ---- chunk 43

# Initialize a vector to store the total number of customers being served at each minute of the day
total_customers_being_served <- rep(0, operating_hours * 60)

# Simulate multiple days and calculate the total number of customers being served each minute
for (day in 1:num_days) {
  day_results <- simulate_day(day)
  
  # Convert start and finish service times to minutes
  start_minutes <- as.integer(day_results$StartServiceTime * 60)
  end_minutes <- as.integer(day_results$FinishServiceTime * 60)
  
  # Increment the number of customers being served for each minute between start and finish service times
  for (i in seq_along(start_minutes)) {
    if (start_minutes[i] <= end_minutes[i]) {
      total_customers_being_served[start_minutes[i]:end_minutes[i]] <- total_customers_being_served[start_minutes[i]:end_minutes[i]] + 1
    }
  }
}

# Calculate the average number of customers in line (exceeding the number of tables) for each minute of the day across all days
average_customers_in_line <- pmax(total_customers_being_served / num_days - num_tables, 0)

# Create a sequence of time points corresponding to each minute of the day
time_points <- seq(0, operating_hours * 60 - 1)

average_customers_in_line <- head(average_customers_in_line, length(time_points))

# Plot the average number of customers in line throughout times of the day
plot(time_points / 60, average_customers_in_line, type = "l", col = "blue",
     xlab = "Time (hours)", ylab = "Average Number of Customers in Line",
     main = "Average Number of Customers in Line Throughout the Day")

## ---- chunk 44

average_customers_being_served <- pmax(total_customers_being_served / num_days, 0)

# Create a sequence of time points corresponding to each minute of the day
time_points <- seq(0, operating_hours * 60 - 1)

average_customers_being_served <- head(average_customers_being_served, length(time_points))

# Plot the average number of customers in line throughout times of the day
plot(time_points / 60, average_customers_being_served, type = "l", col = "blue",
     xlab = "Time (hours)", ylab = "Average Number of Customers Being Served",
     main = "Average Number of Customers Being Served Throughout the Day")
## ---- chunk 45

hours_per_rate <- diff(time_breaks)
peak_hours <- sum(hours_per_rate[rates != 10])
off_peak_hours <- sum(hours_per_rate[rates == 10])

# Calculate wages for peak and off-peak hours
wages_peak <- num_chefs_peak * chef_wage_per_hour * peak_hours
wages_off_peak <- num_chefs_off_peak * chef_wage_per_hour * off_peak_hours

# Total wages
daily_wages <- wages_peak + wages_off_peak


# Collect the number of customers served each day
daily_customers_served <- aggregate(Customer ~ Day, data = results, FUN = length)

# Calculate daily revenue and wages
daily_revenue <- daily_customers_served$Customer * meal_price

# Calculate daily profit
daily_profits <- daily_revenue - daily_wages

# Plot histogram of daily profits
hist(daily_profits, col = "blue", main = "Histogram of Daily Profits With Part Time ", xlab = "Profit ($)", breaks = 100)
## ---- chunk 46

# Calculate mean, standard deviation, and variance of daily profits
mean_profits <- mean(daily_profits)
sd_profits <- sd(daily_profits)
variance_profits <- var(daily_profits)

# Display the results
print(paste("Mean of Daily Profits:", mean_profits))
print(paste("Standard Deviation of Daily Profits:", sd_profits))
print(paste("Variance of Daily Profits:", variance_profits))

# Check a sample of daily profits to spot any anomalies
print(min(daily_profits))
print(max(daily_profits))
